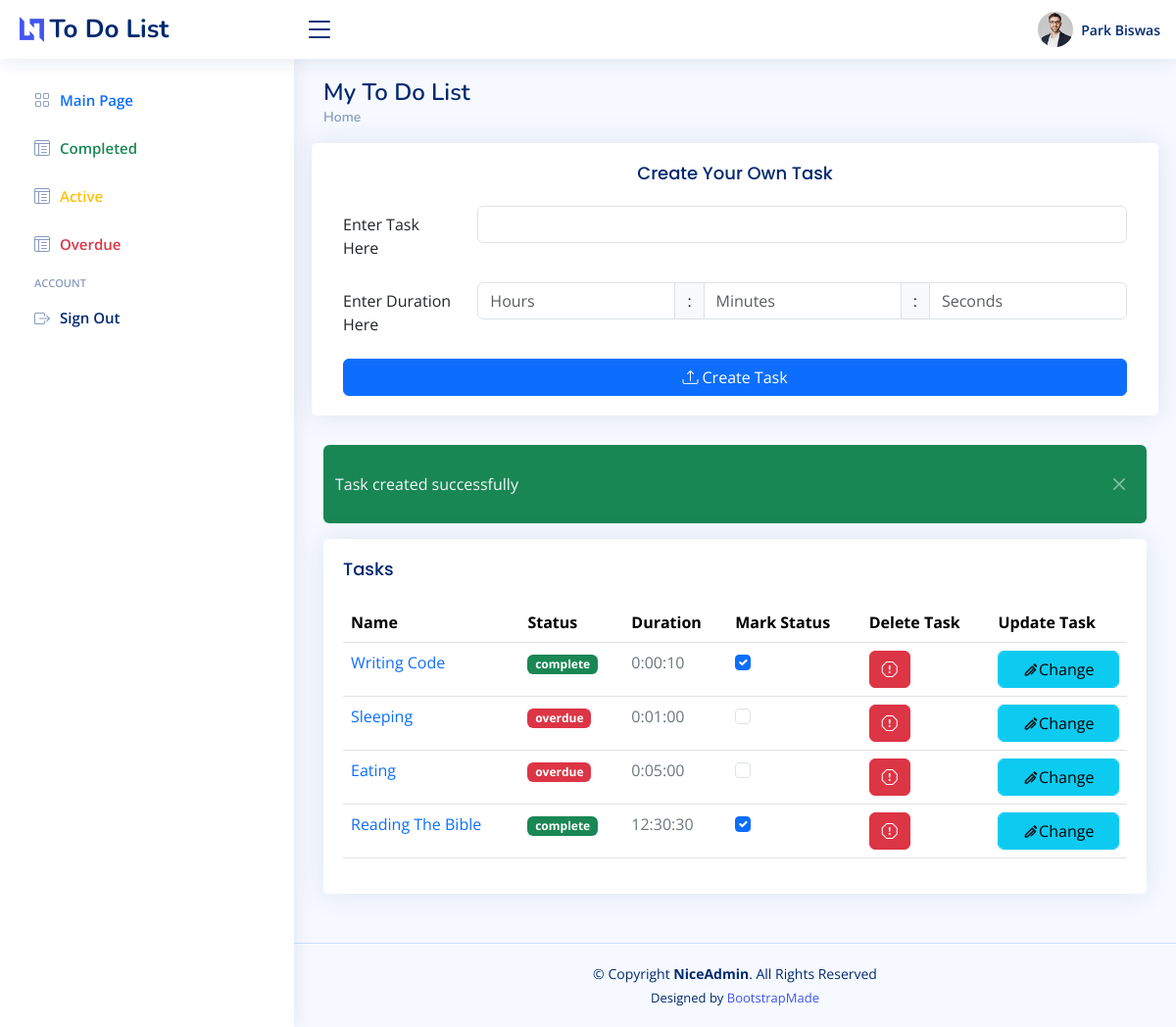
/todolist/ (signed in), run on an earlier commit of the app's database.
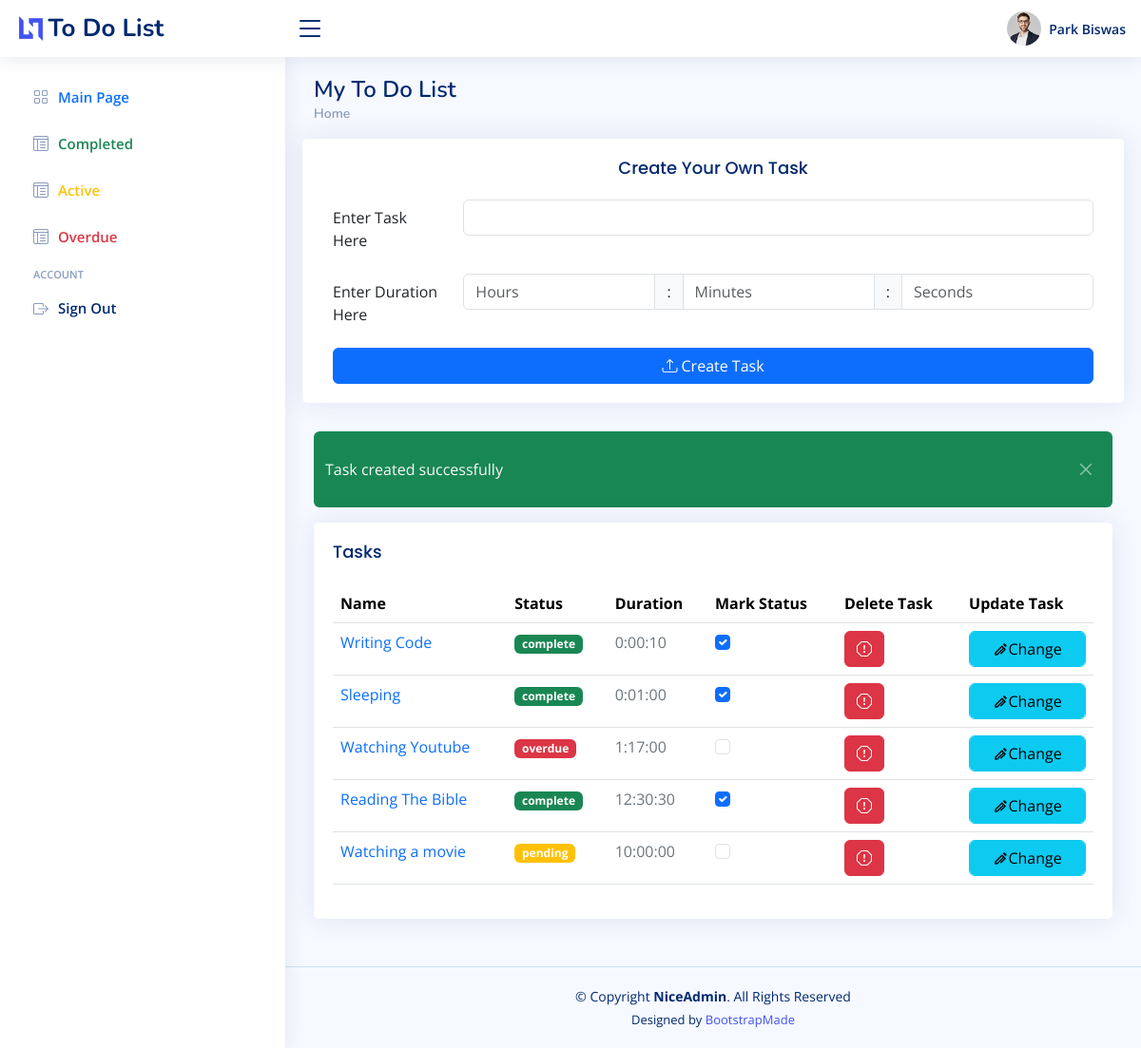
And on a later commit of the database.
### ToDoList/models.py (models this page shows, shortened)
class Task(models.Model):
    name = models.CharField(max_length=150)
    time = models.DurationField(null=True)
    status_choices = [
        ("pending","pending"),
        ("complete","complete"),
        ("overdue","overdue"),
    ]
    status = models.CharField(max_length=20,choices=status_choices,default="pending")
    user_id = models.ForeignKey(User, on_delete=models.CASCADE, default=None)
    updated_at = models.DateTimeField(default=timezone.now)
    def save(self, *args, set_updated_at = False, **kwargs):
        if set_updated_at:
            self.updated_at = timezone.now()
        super().save(*args, **kwargs)
    def is_overdue(self):
        current_time = timezone.now()
        end_time = self.updated_at + self.time
        return end_time <= current_time

### ToDoList/views.py (the view)
# urls.py: path("",views.index,name="index"),
def index(request):
    if 'user' not in request.session:
        return redirect(reverse('login'))
    config = {}
    user_data = get_user_data(request)
    config['user'] = f"{user_data.first_name} {user_data.last_name}"
    set_overdue(user_data)
    tasks = Task.objects.filter(user_id = user_data)
    config['tasks'] = tasks if tasks.count() > 0 else None
    config['create_status'] = request.session.pop('create_status',None)
    config['create_error'] = request.session.pop('create_error',None)
    config['delete_status'] = request.session.pop('delete_status',None)
    config['update_status_status'] = request.session.pop('update_status_status',None)
    config['update_name_status'] = request.session.pop('update_name_status',None)
    config['update_name_error'] = request.session.pop('update_name_error',None)
    return render(request,'index.html',config)

### ToDoList/utils.py (called while the page is built)
def get_user_data(request):
    return User.objects.get(id = get_auth_from_session(request))

def set_overdue(user_data):
    Task = apps.get_model('ToDoList', 'Task')
    tasks = Task.objects.filter(status__in=["pending","overdue"], user_id=user_data)
    for task in tasks:
        if task.is_overdue():
            task.status = "overdue"
            task.save(set_updated_at=False)
        else:
            task.status = "pending"
            task.save()

### authentication/utils.py (called while the page is built)
def get_auth_from_session(request):
    return request.session['user']

### ToDoList/templates/index.html (shortened to what this page needs)
{% load static %}
<!DOCTYPE html>
<html lang="en">
<head>
  <link href="{% static 'assets/vendor/bootstrap/css/bootstrap.min.css'%}" rel="stylesheet">
  <link href="{% static 'assets/vendor/bootstrap-icons/bootstrap-icons.css'%}" rel="stylesheet">
  <link href="{% static 'assets/vendor/boxicons/css/boxicons.min.css'%}" rel="stylesheet">
  <link href="{% static 'assets/vendor/quill/quill.snow.css'%}" rel="stylesheet">
  <link href="{% static 'assets/vendor/quill/quill.bubble.css'%}" rel="stylesheet">
  <link href="{% static 'assets/vendor/remixicon/remixicon.css'%}" rel="stylesheet">
  <link href="{% static 'assets/vendor/simple-datatables/style.css'%}" rel="stylesheet">
  <link href="{% static 'assets/css/style.css'%}" rel="stylesheet">
</head>
<body>
  <header id="header" class="header fixed-top d-flex align-items-center">
    <div class="d-flex align-items-center justify-content-between">
      <a href="index.html" class="logo d-flex align-items-center">
        <img src="assets/img/logo.png" alt="">
        <span class="d-none d-lg-block">To Do List</span>
      </a>
      <i class="bi bi-list toggle-sidebar-btn"></i>
    </div>
    <nav class="header-nav ms-auto">
        <ul class="d-flex align-items-center">
            <li class="nav-item dropdown pe-3">
                <a class="nav-link nav-profile d-flex align-items-center pe-0" href="#" data-bs-toggle="dropdown">
                <img src="{% static 'assets/img/profile-img.jpg'%}" alt="Profile" class="rounded-circle">
                <span class="d-none d-md-block ps-2">{{user}}</span>
                </a>
            </li>
        </ul>
    </nav>
  </header>
  <aside id="sidebar" class="sidebar">
    <ul class="sidebar-nav" id="sidebar-nav">
      <li class="nav-item">
        <a class="nav-link collapsed" href="{% url 'index' %}">
          <i class="bi bi-grid"></i>
          <span class="text-primary">Main Page</span>
        </a>
      </li>
      <li class="nav-item">
        <a class="nav-link collapsed" href="{% url 'display' display_type='complete' %}">
            <i class="bi bi-layout-text-window-reverse"></i><span>
            <span class="text-success">Completed</span>
        </a>
      </li>
      <li class="nav-item">
        <a class="nav-link collapsed" href="{% url 'display' display_type='pending' %}">
            <i class="bi bi-layout-text-window-reverse"></i><span>
            <span class="text-warning">Active</span>
        </a>
      </li>
      <li class="nav-item">
        <a class="nav-link collapsed" href="{% url 'display' display_type='overdue' %}">
            <i class="bi bi-layout-text-window-reverse"></i><span>
            <span class="text-danger">Overdue</span>
        </a>
      </li>
      <li class="nav-heading">Account</li>
      <li class="nav-item">
        <a class="nav-link collapsed" href="{% url 'logout' %}" data-bs-toggle="modal" data-bs-target="#signout">
            <i class="bi bi-box-arrow-right"></i><span>
            <span>Sign Out</span>
        </a>
      </li>
    </ul>
  </aside>
  {% block content %}
  <main id="main" class="main">
    <div class="pagetitle">
      <h1>My To Do List</h1>
      <nav>
        <ol class="breadcrumb">
          <li class="breadcrumb-item"><a href="{% url 'index' %}">Home</a></li>
        </ol>
      </nav>
    </div>
    <section class="section">
      <div class="row">
          <div class="card">
            <div class="card-body">
              <h5 class="text-center card-title">Create Your Own Task</h5>
              <form method="POST" action="{% url "create" %}">
                <div class="row mb-3">
                  <label for="inputTask" class="col-sm-2 col-form-label">Enter Task Here</label>
                  <div class="col-sm-10">
                    <input type="text" name="name" class="form-control" id="inputTask">
                  </div>
                </div>
                <div class="row mb-3">
                  <label for="inputTime" class="col-sm-2 col-form-label">Enter Duration Here</label>
                  <div class="col-sm-10">
                    <div class="input-group">
                      <input class="form-control" id="inputTime" name="hours" type="number" placeholder="Hours">
                      <span class="input-group-text">:</span>
                      <input class="form-control" id="inputTime" name="minutes" type="number" placeholder="Minutes">
                      <span class="input-group-text">:</span>
                      <input class="form-control" id="inputTime" name="seconds" type="number" placeholder="Seconds">
                    </div>
                  </div>
                </div>
                <div class="d-grid gap-2 mt-3">
                  <button type="submit" class="btn btn-primary">
                    <i class="bi bi-upload"></i> Create Task
                  </button>
                </div>
              </form>
            </div>
        </div>
      </div>
    </section>
    {% if create_status or delete_status or update_status_status or update_name_status %}
      <div class = "alert alert-success bg-success text-light border-0 alert-dismissable fade show" role="alert" style="padding-left: 1.5rem;">
        <div class="row align-items-center">
          {% if create_status %}
            {{create_status}}
          {% elif update_status_status %}
            {{update_status_status}}
          {% elif update_name_status %}
            {{update_name_status}}
          {% else %}
            {{delete_status}}
          {% endif %}
          <button class="btn-close btn-close-white align-self-center" type="button" data-bs-dismiss="alert" aria-label="Close" style="margin-left: auto; font-size: 2rem;"></button>
        </div>
      </div>
    {% endif %}
    <section class="section">
      <div class="row">
      <div class="col-12">
        <div class="card recent-sales overflow-auto">
          <div class="card-body">
            <h5 class="card-title">Tasks</h5>
            <table class="table table-hover datatable searchable">
              <thead>
                <tr>
                  <th>Name</th>
                  <th>Status</th>
                  <th>Duration</th>
                  <th>Mark Status</th>
                  <th>Delete Task</th>
                  <th>Update Task</th>
                </tr>
              </thead>
              <tbody>
                {% for task in tasks %}
                <tr>
                  <td><div class="text-primary">{{task.name}}</div></td>
                  <td><span class="badge {% if task.status == 'complete' %}bg-success{% elif task.status == "pending" %}bg-warning{% else %}bg-danger{% endif %}">{{task.status}}</span></td>
                  <td class="text-secondary">{{task.time}}</td>
                  <td>
                    <form action="{% url "status" task.id %}" method="post">
                      <input type="checkbox" class = "form-check-input" name="status" {% if task.status == "complete" %}checked{% endif %} onchange= "this.form.submit()">
                    </form>
                  </td>
                  <td>
                    <form action="{% url "delete" task.id %}" method="post">
                      <button class = "btn btn-danger" type="submit" data-bs-toggle="tooltip" data-bs-placement="top" data-bs-original-title="Delete">
                        <i class="bi bi-exclamation-octagon"></i>
                      </button>
                    </form>
                  </td>
                  <td>
                  <form method="GET" action={% url "name" task.id %}>
                      <button class="btn btn-info form-control" action = "{% url "name" task.id %}" type = "submit">
                      <i class="ri-ball-pen-line"></i>Change
                      </button>
                  </form>
                  </td>
                </tr>
                {% endfor %}
              </tbody>
            </table>
          </div>
          </div>
        </div>
      </div>
    </section>
  {% endblock %}
  </main>
  <footer id="footer" class="footer">
    <div class="copyright">
      &copy; Copyright <strong><span>NiceAdmin</span></strong>. All Rights Reserved
    </div>
    <div class="credits">
      Designed by <a href="https://bootstrapmade.com/">BootstrapMade</a>
    </div>
  </footer>
</body>
</html>

### static/assets/css/style.css (style rules this page uses)
:root { scroll-behavior: smooth; }
body { font-family: "Open Sans", sans-serif; background: #f6f9ff; color: #444444; }
a { color: #4154f1; text-decoration: none; }
h1, h2, h3, h4, h5, h6 { font-family: "Nunito", sans-serif; }
#main { margin-top: 60px; padding: 20px 30px; transition: all 0.3s; }
.pagetitle { margin-bottom: 10px; }
.pagetitle h1 { font-size: 24px; margin-bottom: 0; font-weight: 600; color: #012970; }
.card { margin-bottom: 30px; border: none; border-radius: 5px; box-shadow: 0px 0 30px rgba(1, 41, 112, 0.1); }
.card-title { padding: 20px 0 15px 0; font-size: 18px; font-weight: 500; color: #012970; font-family: "Poppins", sans-serif; }
.card-body { padding: 0 20px 20px 20px; }
.btn-close { background-size: 25%; }
.breadcrumb { font-size: 14px; font-family: "Nunito", sans-serif; color: #899bbd; font-weight: 600; }
.breadcrumb a { color: #899bbd; transition: 0.3s; }
.breadcrumb .breadcrumb-item::before { color: #899bbd; }
.logo { line-height: 1; }
@media (min-width: 1200px) { .logo { width: 280px; } }
.logo img { max-height: 26px; margin-right: 6px; }
.logo span { font-size: 26px; font-weight: 700; color: #012970; font-family: "Nunito", sans-serif; }
.header { transition: all 0.5s; z-index: 997; height: 60px; box-shadow: 0px 2px 20px rgba(1, 41, 112, 0.1); background-color: #fff; padding-left: 20px; }
.header .toggle-sidebar-btn { font-size: 32px; padding-left: 10px; cursor: pointer; color: #012970; }
.header-nav ul { list-style: none; }
.header-nav>ul { margin: 0; padding: 0; }
.header-nav .nav-profile { color: #012970; }
.header-nav .nav-profile img { max-height: 36px; }
.header-nav .nav-profile span { font-size: 14px; font-weight: 600; }
.sidebar { position: fixed; top: 60px; left: 0; bottom: 0; width: 300px; z-index: 996; transition: all 0.3s; padding: 20px; overflow-y: auto; scrollbar-width: thin; scrollbar-color: #aab7cf transparent; box-shadow: 0px 0px 20px rgba(1, 41, 112, 0.1); background-color: #fff; }
@media (min-width: 1200px) { #main, #footer { margin-left: 300px; } }
.sidebar-nav { padding: 0; margin: 0; list-style: none; }
.sidebar-nav li { padding: 0; margin: 0; list-style: none; }
.sidebar-nav .nav-item { margin-bottom: 5px; }
.sidebar-nav .nav-heading { font-size: 11px; text-transform: uppercase; color: #899bbd; font-weight: 600; margin: 10px 0 5px 15px; }
.sidebar-nav .nav-link { display: flex; align-items: center; font-size: 15px; font-weight: 600; color: #4154f1; transition: 0.3; background: #f6f9ff; padding: 10px 15px; border-radius: 4px; }
.sidebar-nav .nav-link i { font-size: 16px; margin-right: 10px; color: #4154f1; }
.sidebar-nav .nav-link.collapsed { color: #012970; background: #fff; }
.sidebar-nav .nav-link.collapsed i { color: #899bbd; }
.footer { padding: 20px 0; font-size: 14px; transition: all 0.3s; border-top: 1px solid #cddfff; }
.footer .copyright { text-align: center; color: #012970; }
.footer .credits { padding-top: 5px; text-align: center; font-size: 13px; color: #012970; }

What changed in the data, as far as the page shows it:
changed Task "Sleeping": status "overdue" → "complete"; status "☐" → "☑"
changed Task "overdue": name "Eating" → "Watching Youtube"; time "0:05:00" → "1:17:00"
added Task: name "Watching a movie", status "pending", time "10:00:00"
